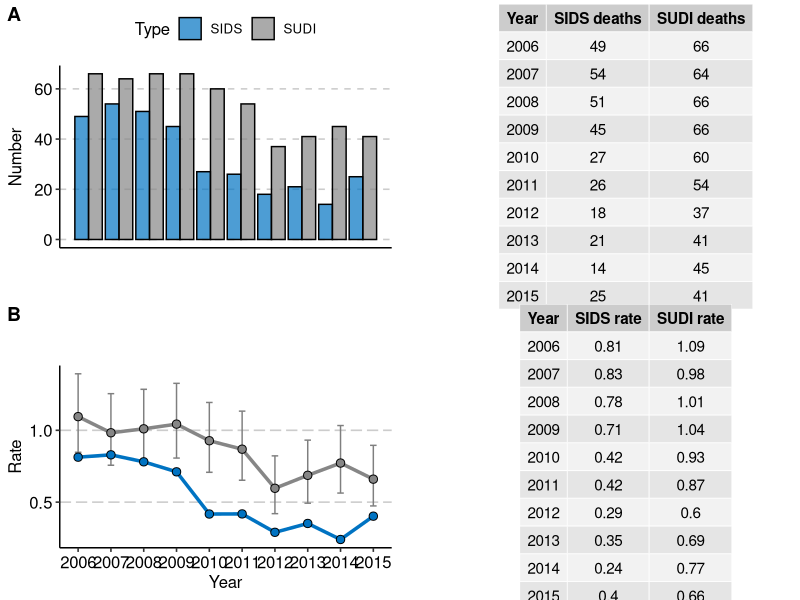

The R source for this figure:
library(tidyverse)
library(readxl)
library(magrittr)
library(ggpubr)
library(ggsci)

df <-
  read_excel(here::here("data", "incidence.xlsx"), sheet = "Total")

count_df <- select(df,-`Live births`)

rate_df <- df %>%
  mutate(
    `SIDS rate` = `SIDS deaths` * 1000 / `Live births`,
    `SUDI rate` = `SUDI deaths` * 1000 / `Live births`
  ) %>%
  rowwise %>%
  mutate(
    `SUDI lower CI` = poisson.test(`SUDI deaths`)$conf.int[1] * 1000 / `Live births`,
    `SUDI upper CI` = poisson.test(`SUDI deaths`)$conf.int[2] * 1000 / `Live births`
  )

rate_df %<>%
  select(-c("Live births":"SUDI deaths")) %>%
  mutate_if(is.numeric, round, digits = 2)

df %<>%
  pivot_longer(names_to = "Type",
               cols = 3:4,
               values_to = "Number")

df %<>%
  mutate(
    Type = ifelse(Type == "SIDS deaths", "SIDS", "SUDI"),
    Rate = Number * 1000 / `Live births`
  ) %>%
  rowwise %>%
  mutate(
    Rate_lower_CI = ifelse(
      Type == "SUDI",
      poisson.test(Number)$conf.int[1] * 1000 / `Live births`,
      NA
    ),
    Rate_upper_CI = ifelse(
      Type == "SUDI",
      poisson.test(Number)$conf.int[2] * 1000 / `Live births`,
      NA
    )
  )


# Counts ------------------------------------------------------------------

count_plot <- ggplot(data = df) +
  geom_bar(
    aes(x = Year, y = Number, fill = Type),
    alpha = 0.7,
    color = "black",
    stat = "identity",
    position = "dodge"
  ) +
  scale_fill_manual(values = c("#0073C2FF", "#868686FF")) +
  scale_color_manual(values = c("#0073C2FF", "#868686FF")) +
  theme_pubr() +
  theme(
    panel.grid.major.y = element_line(color = "grey80",
                                      linetype = "dashed"),
    axis.title.x = element_blank(),
    axis.ticks.x = element_blank(),
    axis.text.x = element_blank()
  )

incidence_plot <- ggplot(data = df) +
  geom_line(aes(x = Year, y = Rate, color = Type), size = 1.2) +
  geom_errorbar(
    aes(x = Year, ymin = Rate_lower_CI, ymax = Rate_upper_CI),
    size = .5,
    width = 0.2,
    color = "gray50"
  ) +
  geom_point(
    aes(
      x = Year,
      y = Rate,
      color = Type,
      fill = Type
    ),
    shape = 21,
    color = "black",
    size = 2.5
  ) +
  scale_x_continuous(breaks = seq(2006, 2015, 1),
                     labels = seq(2006, 2015, 1)) +
  scale_fill_manual(values = c("#0073C2FF", "#868686FF")) +
  scale_color_manual(values = c("#0073C2FF", "#868686FF")) +
  theme_pubr() +
  theme(
    panel.grid.major.y = element_line(color = "grey80",
                                      linetype = "longdash"),
    legend.position = "none"
  )

count_df_p <- ggtexttable(count_df, rows = NULL,
                          theme = ttheme("default"))

rate_df_p <-
  ggtexttable(select(rate_df,-c("SUDI lower CI", "SUDI upper CI")),
              rows = NULL,
              theme = ttheme("default"))

ggarrange(
  count_plot,
  count_df_p,
  incidence_plot,
  rate_df_p,
  ncol = 2,
  nrow = 2,
  align = "hv",
  labels = c("A", "", "B")
)
